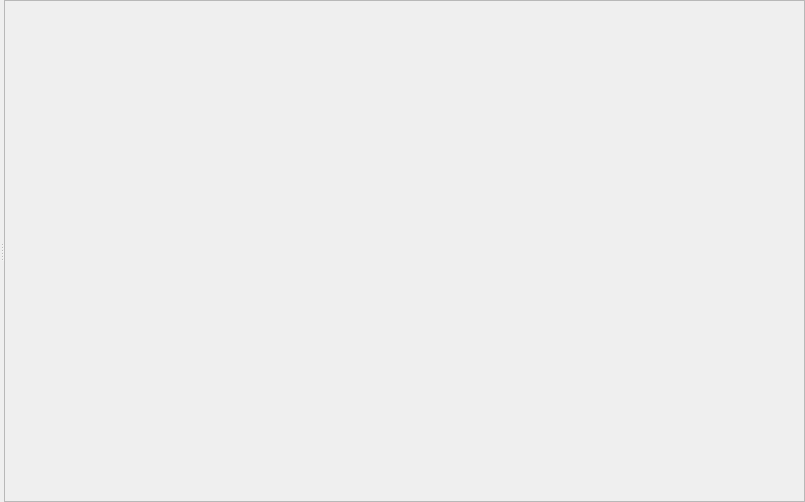
<?xml version="1.0" encoding="UTF-8"?>
<ui version="4.0">
 <class>Form</class>
 <widget class="QWidget" name="Form">
  <property name="geometry">
   <rect>
    <x>0</x>
    <y>0</y>
    <width>805</width>
    <height>502</height>
   </rect>
  </property>
  <property name="windowTitle">
   <string>Live data</string>
  </property>
  <layout class="QVBoxLayout" name="verticalLayout_3">
   <property name="leftMargin">
    <number>0</number>
   </property>
   <property name="topMargin">
    <number>0</number>
   </property>
   <property name="rightMargin">
    <number>0</number>
   </property>
   <property name="bottomMargin">
    <number>0</number>
   </property>
   <item>
    <widget class="QSplitter" name="splitter">
     <property name="orientation">
      <enum>Qt::Horizontal</enum>
     </property>
     <widget class="QWidget" name="verticalLayoutWidget_2">
      <layout class="QVBoxLayout" name="widgetLayout"/>
     </widget>
     <widget class="QWidget" name="verticalLayoutWidget">
      <layout class="QVBoxLayout" name="monitorLayout">
       <item>
        <widget class="QScrollArea" name="scroll">
         <property name="widgetResizable">
          <bool>true</bool>
         </property>
         <widget class="QWidget" name="scrollContent">
          <property name="geometry">
           <rect>
            <x>0</x>
            <y>0</y>
            <width>774</width>
            <height>498</height>
           </rect>
          </property>
         </widget>
        </widget>
       </item>
      </layout>
     </widget>
    </widget>
   </item>
  </layout>
  <action name="actionPrint">
   <property name="icon">
    <iconset>
     <normaloff>:/print</normaloff>:/print</iconset>
   </property>
   <property name="text">
    <string>&amp;Print...</string>
   </property>
   <property name="toolTip">
    <string>Print current plot</string>
   </property>
   <property name="shortcut">
    <string>Ctrl+P</string>
   </property>
  </action>
  <action name="actionUnzoom">
   <property name="icon">
    <iconset>
     <normaloff>:/viewfull</normaloff>:/viewfull</iconset>
   </property>
   <property name="text">
    <string>&amp;Unzoom</string>
   </property>
   <property name="shortcut">
    <string>Ctrl+U</string>
   </property>
  </action>
  <action name="actionLogScale">
   <property name="checkable">
    <bool>true</bool>
   </property>
   <property name="text">
    <string>&amp;Logarithmic Y scale</string>
   </property>
   <property name="iconText">
    <string>Log Scale</string>
   </property>
   <property name="shortcut">
    <string>Ctrl+L</string>
   </property>
  </action>
  <action name="actionColormap">
   <property name="text">
    <string>&amp;Colormap</string>
   </property>
   <property name="toolTip">
    <string>Select colormap</string>
   </property>
  </action>
  <action name="actionROI">
   <property name="text">
    <string>&amp;Region Of Interest</string>
   </property>
   <property name="toolTip">
    <string>Open region of interest in seperate window</string>
   </property>
  </action>
  <action name="actionMarkCenter">
   <property name="checkable">
    <bool>true</bool>
   </property>
   <property name="text">
    <string>&amp;Center Mark</string>
   </property>
   <property name="toolTip">
    <string>Mark center of detector image</string>
   </property>
  </action>
  <action name="actionKeepRatio">
   <property name="checkable">
    <bool>true</bool>
   </property>
   <property name="text">
    <string>Keep ratio</string>
   </property>
   <property name="toolTip">
    <string>Keep aspect ratio of selection rectangle</string>
   </property>
  </action>
  <action name="actionOpen">
   <property name="icon">
    <iconset>
     <normaloff>:/open</normaloff>:/open</iconset>
   </property>
   <property name="text">
    <string>&amp;Open</string>
   </property>
   <property name="toolTip">
    <string>Open data</string>
   </property>
   <property name="shortcut">
    <string>Ctrl+O</string>
   </property>
  </action>
  <action name="actionSavePlot">
   <property name="text">
    <string>&amp;Save plot</string>
   </property>
   <property name="iconText">
    <string>Log Scale</string>
   </property>
   <property name="toolTip">
    <string>Save plot</string>
   </property>
  </action>
  <action name="actionLines">
   <property name="checkable">
    <bool>true</bool>
   </property>
   <property name="text">
    <string>Lines</string>
   </property>
   <property name="toolTip">
    <string>Activate Lines</string>
   </property>
  </action>
  <action name="actionSymbols">
   <property name="checkable">
    <bool>true</bool>
   </property>
   <property name="text">
    <string>Show symbols</string>
   </property>
   <property name="toolTip">
    <string>Show symbols</string>
   </property>
  </action>
  <action name="actionAttachElog">
   <property name="text">
    <string>Attach to electronic log</string>
   </property>
  </action>
 </widget>

 <connections/>
</ui>
